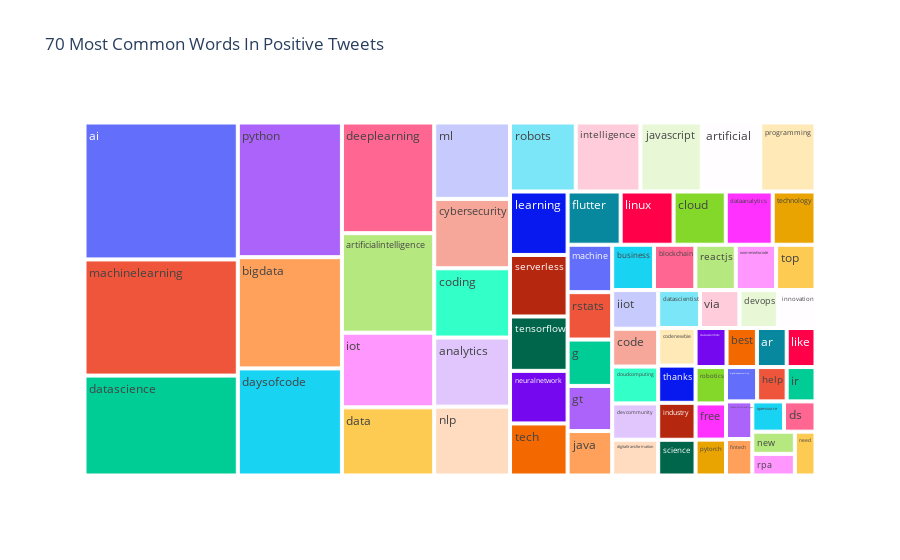

Notebook code cell kept with this figure:
### Code cell
words=[]
    
for index, row in Positive_tweet.iterrows():
    words.append(row['text'].split())
    
all_positive_words=[]
def removeNestings(l):
    for i in l:
        if type(i) == list:
            removeNestings(i)
        else:
            all_positive_words.append(i)  
            
removeNestings(words)    

all_positive_words=pd.Series(np.array(all_positive_words))
common_words=all_positive_words.value_counts()[:70].rename_axis('Common Positive Words').reset_index(name='count')
fig = px.treemap(common_words, path=['Common Positive Words'], values='count',title='70 Most Common Words In Positive Tweets')
fig.show()

### Figure 1 — Plotly figure (JSON) as saved in the notebook; plotly's stock layout.template omitted (floating-point values rounded to 4 significant figures)
{"data": [{"branchvalues": "total", "domain": {"x": [0, 1], "y": [0, 1]}, "hovertemplate": "labels=%{label}<br>count=%{value}<br>parent=%{parent}<br>id=%{id}<extra></extra>", "ids": ["ai", "analytics", "ar", "artificial", "artificialintelligence", "best", "bigdata", "bigdatadeeplearning", "blockchain", "business", "cloud", "cloudcomputing", "code", "codenewbie", "coding", "cybersecurity", "data", "dataanalytics", "datascience", "datascientist", "datascientists", "daysofcode", "deeplearning", "devcommunity", "devops", "digitaltransformation", "ds", "fintech", "flutter", "free", "g", "gt", "help", "iiot", "industry", "innovation", "intelligence", "iot", "ir", "java", "javascript", "learning", "like", "linux", "machine", "machinelearning", "ml", "need", "neuralnetwork", "new", "nlp", "opensource", "programming", "python", "pytorch", "reactjs", "robotics", "robots", "rpa", "rstats", "science", "serverless", "tech", "techartificialintelligence", "technology", "tensorflow", "thanks", "top", "via", "womenwhocode"], "labels": ["ai", "analytics", "ar", "artificial", "artificialintelligence", "best", "bigdata", "bigdatadeeplearning", "blockchain", "business", "cloud", "cloudcomputing", "code", "codenewbie", "coding", "cybersecurity", "data", "dataanalytics", "datascience", "datascientist", "datascientists", "daysofcode", "deeplearning", "devcommunity", "devops", "digitaltransformation", "ds", "fintech", "flutter", "free", "g", "gt", "help", "iiot", "industry", "innovation", "intelligence", "iot", "ir", "java", "javascript", "learning", "like", "linux", "machine", "machinelearning", "ml", "need", "neuralnetwork", "new", "nlp", "opensource", "programming", "python", "pytorch", "reactjs", "robotics", "robots", "rpa", "rstats", "science", "serverless", "tech", "techartificialintelligence", "technology", "tensorflow", "thanks", "top", "via", "womenwhocode"], "name": "", "parents": ["", "", "", "", "", "", "", "", "", "", "", "", "", "", "", "", "", "", "", "", "", "", "", "", "", "", "", "", "", "", "", "", "", "", "", "", "", "", "", "", "", "", "", "", "", "", "", "", "", "", "", "", "", "", "", "", "", "", "", "", "", "", "", "", "", "", "", "", "", ""], "type": "treemap", "values": [2690, 671, 149, 517, 1177, 152, 1484, 137, 240, 243, 356, 217, 223, 180, 673, 674, 806, 320, 1963, 203, 155, 1429, 1309, 214, 187, 211, 122, 123, 362, 141, 265, 258, 130, 228, 177, 183, 572, 883, 127, 254, 543, 468, 144, 361, 271, 2282, 742, 116, 388, 121, 669, 123, 488, 1797, 140, 235, 142, 581, 118, 271, 171, 454, 384, 127, 292, 401, 178, 229, 192, 234]}], "layout": {"legend": {"tracegroupgap": 0}, "title": {"text": "70 Most Common Words In Positive Tweets"}}}
